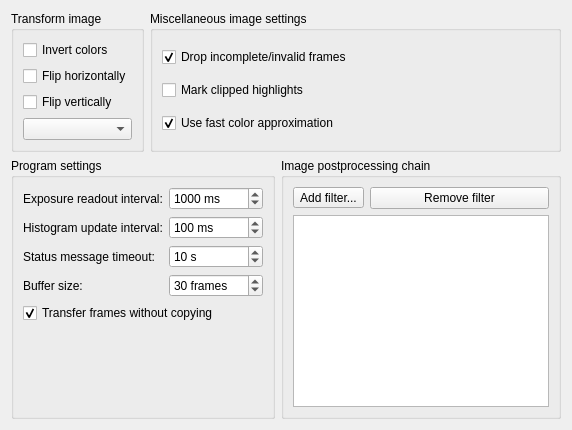
      <widget class="QWidget" name="settingsTab">
       <attribute name="title">
        <string>Settings</string>
       </attribute>
       <layout class="QGridLayout" name="gridLayout_3">
        <item row="0" column="0">
         <widget class="QGroupBox" name="transformBox">
          <property name="title">
           <string>Transform image</string>
          </property>
          <layout class="QVBoxLayout" name="verticalLayout_6">
           <item>
            <widget class="QCheckBox" name="invertColors">
             <property name="text">
              <string>Invert colors</string>
             </property>
            </widget>
           </item>
           <item>
            <widget class="QCheckBox" name="flipHorizontal">
             <property name="text">
              <string>Flip horizontally</string>
             </property>
            </widget>
           </item>
           <item>
            <widget class="QCheckBox" name="flipVertical">
             <property name="text">
              <string>Flip vertically</string>
             </property>
            </widget>
           </item>
           <item>
            <widget class="QComboBox" name="rotationSelector"/>
           </item>
          </layout>
         </widget>
        </item>
        <item row="0" column="1" colspan="2">
         <widget class="QGroupBox" name="miscBox">
          <property name="title">
           <string>Miscellaneous image settings</string>
          </property>
          <layout class="QVBoxLayout" name="verticalLayout_7">
           <item>
            <widget class="QCheckBox" name="dropInvalidFrames">
             <property name="toolTip">
              <string>Invalid frames will not be recorded and will be displayed as pure red.</string>
             </property>
             <property name="text">
              <string>Drop incomplete/invalid frames</string>
             </property>
             <property name="checked">
              <bool>true</bool>
             </property>
            </widget>
           </item>
           <item>
            <widget class="QCheckBox" name="markClipped">
             <property name="toolTip">
              <string>Overexposed pixels are colored pink.</string>
             </property>
             <property name="text">
              <string>Mark clipped highlights</string>
             </property>
            </widget>
           </item>
           <item>
            <widget class="QCheckBox" name="useFastInterpolator">
             <property name="toolTip">
              <string>Only affects certain pixel formats. Colors are calculated using a less exact interpolation.</string>
             </property>
             <property name="text">
              <string>Use fast color approximation</string>
             </property>
             <property name="checked">
              <bool>true</bool>
             </property>
            </widget>
           </item>
          </layout>
         </widget>
        </item>
        <item row="1" column="0" colspan="2">
         <widget class="QGroupBox" name="settingsBox">
          <property name="title">
           <string>Program settings</string>
          </property>
          <layout class="QFormLayout" name="formLayout_3">
           <item row="0" column="0">
            <widget class="QLabel" name="label_22">
             <property name="text">
              <string>Exposure readout interval:</string>
             </property>
            </widget>
           </item>
           <item row="0" column="1">
            <widget class="QSpinBox" name="sliderUpdateSpinbox">
             <property name="toolTip">
              <string>Exposure and gain are periodically updated and sliders moved accordingly.</string>
             </property>
             <property name="suffix">
              <string> ms</string>
             </property>
             <property name="minimum">
              <number>1</number>
             </property>
             <property name="maximum">
              <number>10000</number>
             </property>
             <property name="value">
              <number>1000</number>
             </property>
            </widget>
           </item>
           <item row="1" column="0">
            <widget class="QLabel" name="label_23">
             <property name="text">
              <string>Histogram update interval:</string>
             </property>
            </widget>
           </item>
           <item row="1" column="1">
            <widget class="QSpinBox" name="histogramUpdateSpinbox">
             <property name="toolTip">
              <string>Calculating the histogram can be expensive, so it shouldn't be updated too often.</string>
             </property>
             <property name="suffix">
              <string> ms</string>
             </property>
             <property name="minimum">
              <number>1</number>
             </property>
             <property name="maximum">
              <number>10000</number>
             </property>
             <property name="value">
              <number>100</number>
             </property>
            </widget>
           </item>
           <item row="2" column="0">
            <widget class="QLabel" name="label_24">
             <property name="text">
              <string>Status message timeout:</string>
             </property>
            </widget>
           </item>
           <item row="2" column="1">
            <widget class="QSpinBox" name="statusTimeoutSpinbox">
             <property name="toolTip">
              <string>A message is shown in the status bar on certain events or errors. This message is cleared after the specified interval.</string>
             </property>
             <property name="suffix">
              <string> s</string>
             </property>
             <property name="minimum">
              <number>1</number>
             </property>
             <property name="maximum">
              <number>1000</number>
             </property>
             <property name="value">
              <number>10</number>
             </property>
            </widget>
           </item>
           <item row="4" column="0" colspan="2">
            <widget class="QCheckBox" name="nocopyCheck">
             <property name="toolTip">
              <string>If this option is selected, as little copying of images is done as possible, making the program significantly faster. But, if the computer is too slow to process images in a timely manner, it may happen that the camera will be faster and will overwrite a current image. If this is a problem, disable this option.</string>
             </property>
             <property name="text">
              <string>Transfer frames without copying</string>
             </property>
             <property name="checked">
              <bool>true</bool>
             </property>
            </widget>
           </item>
           <item row="3" column="0">
            <widget class="QLabel" name="label_25">
             <property name="text">
              <string>Buffer size:</string>
             </property>
            </widget>
           </item>
           <item row="3" column="1">
            <widget class="QSpinBox" name="streamFramesSpinbox">
             <property name="toolTip">
              <string>&lt;html&gt;&lt;head/&gt;&lt;body&gt;&lt;p&gt;This setting controls the number of frames standing ready for camera to fill, ensuring smooth operation. If the frames arrive faster than they can be decoded and/or recorded, the buffer will underflow. If this happens intermittently, increase the buffer size. It it happens regularly, your system is too slow to handle the workload.&lt;/p&gt;&lt;/body&gt;&lt;/html&gt;</string>
             </property>
             <property name="suffix">
              <string> frames</string>
             </property>
             <property name="minimum">
              <number>1</number>
             </property>
             <property name="maximum">
              <number>1000</number>
             </property>
             <property name="value">
              <number>30</number>
             </property>
            </widget>
           </item>
          </layout>
         </widget>
        </item>
        <item row="1" column="2">
         <widget class="QGroupBox" name="postprocBox">
          <property name="title">
           <string>Image postprocessing chain</string>
          </property>
          <layout class="QVBoxLayout" name="verticalLayout_12">
           <item>
            <layout class="QHBoxLayout" name="horizontalLayout_17">
             <item>
              <widget class="QToolButton" name="postprocAddButton">
               <property name="text">
                <string>Add filter...</string>
               </property>
               <property name="popupMode">
                <enum>QToolButton::InstantPopup</enum>
               </property>
               <property name="toolButtonStyle">
                <enum>Qt::ToolButtonTextOnly</enum>
               </property>
              </widget>
             </item>
             <item>
              <widget class="QPushButton" name="postprocRemoveButton">
               <property name="text">
                <string>Remove filter</string>
               </property>
              </widget>
             </item>
            </layout>
           </item>
           <item>
            <widget class="QListView" name="postprocList">
             <property name="editTriggers">
              <set>QAbstractItemView::NoEditTriggers</set>
             </property>
             <property name="dragEnabled">
              <bool>false</bool>
             </property>
             <property name="dragDropMode">
              <enum>QAbstractItemView::InternalMove</enum>
             </property>
             <property name="defaultDropAction">
              <enum>Qt::MoveAction</enum>
             </property>
             <property name="alternatingRowColors">
              <bool>true</bool>
             </property>
             <property name="movement">
              <enum>QListView::Free</enum>
             </property>
            </widget>
           </item>
          </layout>
         </widget>
        </item>
       </layout>
      </widget>
